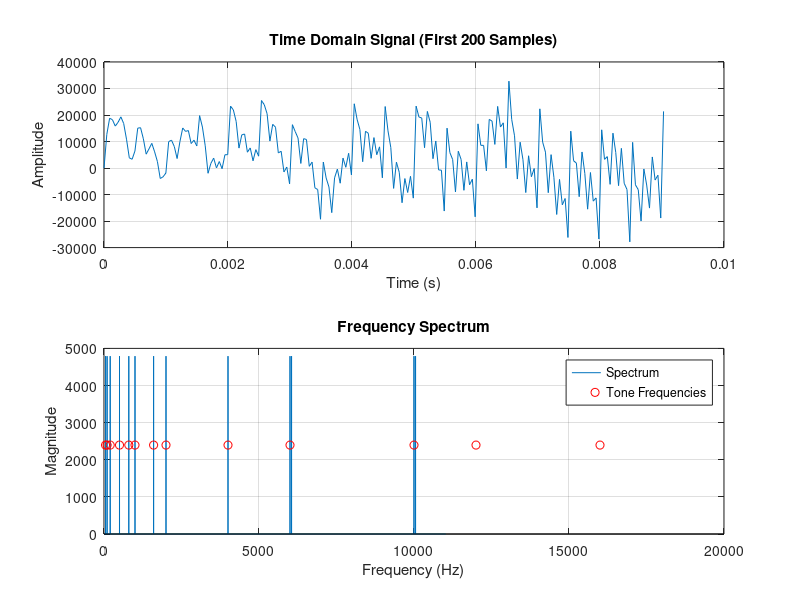

Recreate this plot in MATLAB. (Note: this script raises an error after producing the figure.)

% Parameters
Fs = 22050;                 % Sampling frequency (Hz)
duration = 1;               % Duration in seconds
tones = [50 100 200 500 800 1000 1600 2000 4000 6000 10000 12000 16000]; % Frequencies

%% 1. Generate multi-tone signal
t = 0:1/Fs:duration-1/Fs;   % Time vector
signal = zeros(size(t));

% Sum all tone signals
for f = tones
    signal = signal + sin(2*pi*f*t);
end

% Normalize to 16-bit signed integer range [-32768, 32767]
signal = signal/max(abs(signal)) * 32767;
audioData = int16(signal');

%% 2. Compute FFT
N = length(audioData);
fft_result = fft(double(audioData))/N;
fft_magnitude = abs(fft_result(1:N/2+1));
fft_magnitude(2:end-1) = 2*fft_magnitude(2:end-1); % Single-sided spectrum
frequencies = linspace(0, Fs/2, N/2+1);

%% 3. Plot time domain and frequency domain signals
figure;

% Time domain plot (first 200 samples)
subplot(2,1,1);
plot(t(1:200), audioData(1:200));
title('Time Domain Signal (First 200 Samples)');
xlabel('Time (s)');
ylabel('Amplitude');
grid on;

% Frequency domain plot (0-20 kHz)
subplot(2,1,2);
plot(frequencies, fft_magnitude);
xlim([0 20000]); % 0-20 kHz range
title('Frequency Spectrum');
xlabel('Frequency (Hz)');
ylabel('Magnitude');
grid on;

% Highlight the tone frequencies
hold on;
stem(tones, 0.5*max(fft_magnitude)*ones(size(tones)), 'r', 'Marker', 'o', 'LineStyle', 'none');
hold off;
legend('Spectrum', 'Tone Frequencies');

%% 4. Save data to files
output_folder = fullfile(getenv('USERPROFILE'), 'Desktop', 'Telecom_Umut_Output');
if ~exist(output_folder, 'dir')
    mkdir(output_folder);
end

% Save signal data
signal_file = fullfile(output_folder, 'multi_tone_signal.txt');
fid = fopen(signal_file, 'w');
fprintf(fid, '%d\n', audioData);
fclose(fid);

%% 5. Display information
disp('Multi-tone signal generation completed:');
disp(['- Sampling frequency: ' num2str(Fs) ' Hz']);
disp(['- Duration: ' num2str(duration) ' seconds']);
disp(['- Number of tones: ' num2str(length(tones))]);
disp(['- Signal data saved to: ' signal_file]);
disp(['- FFT data saved to: ' fft_file]);